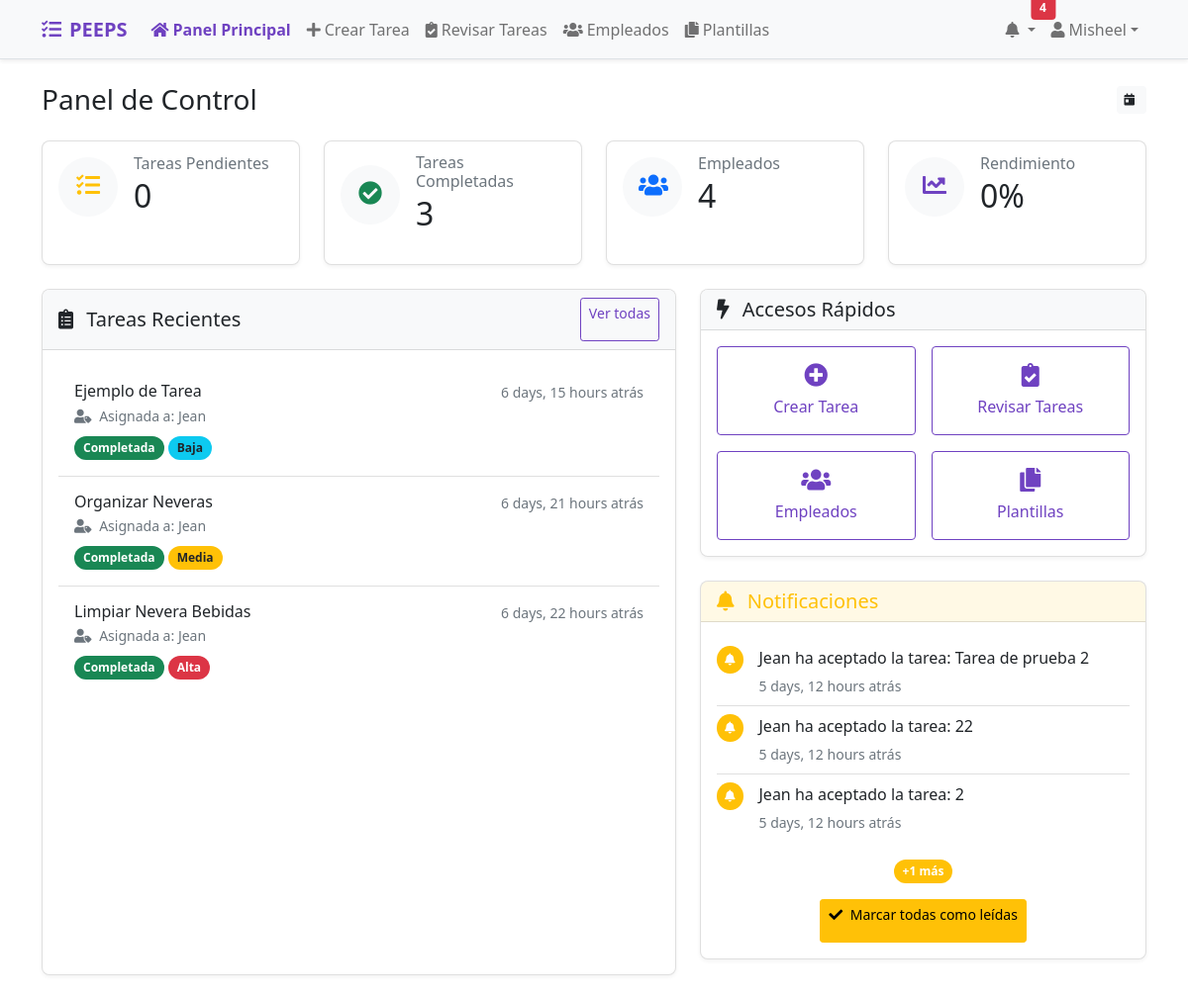
/jefe/ (signed in), run on an earlier commit of the app's database.
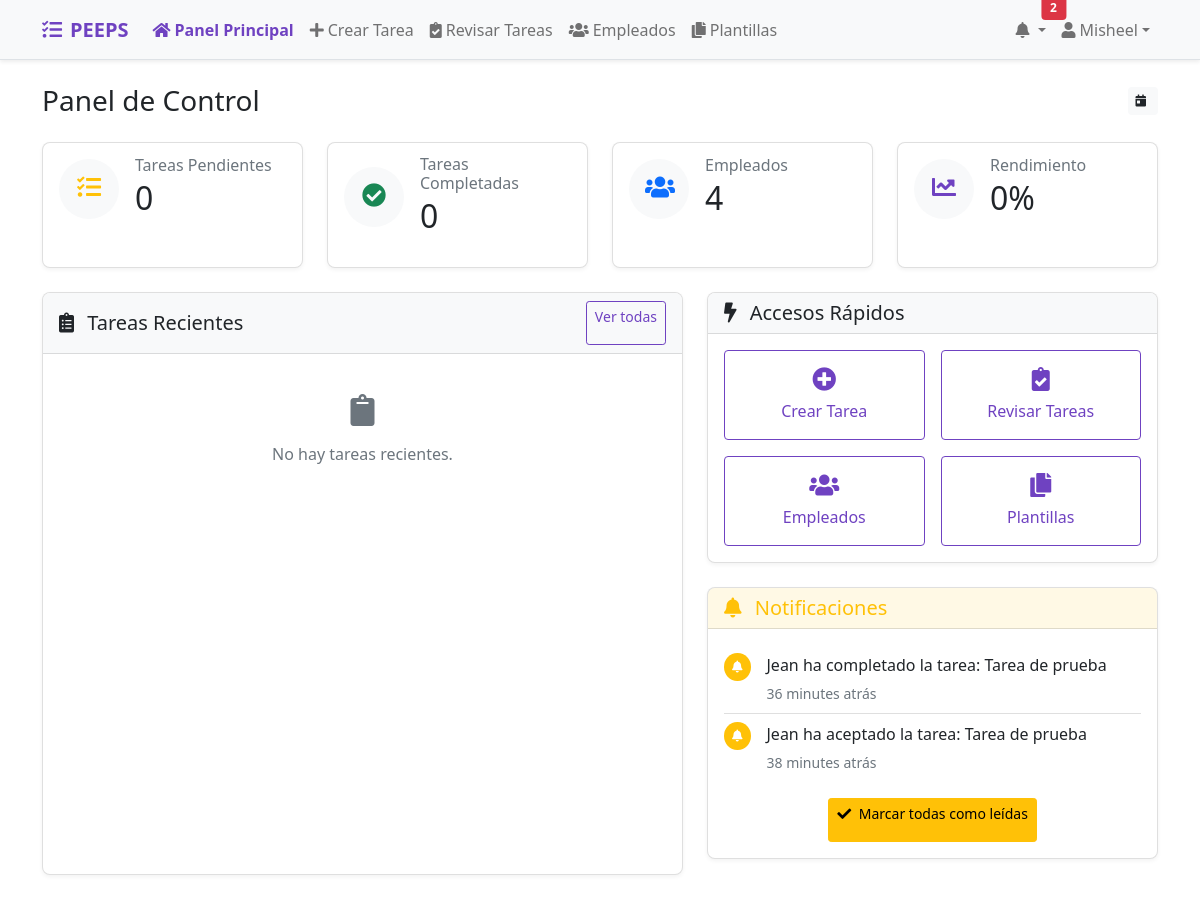
And on a later commit of the database.
### tasks/models.py (models this page shows, shortened)
class Tarea(models.Model):
    titulo = models.CharField(max_length=200)
    descripcion = models.TextField()
    jefe = models.ForeignKey(User, on_delete=models.CASCADE, related_name='tareas_creadas')
    empleados = models.ManyToManyField(EmpleadoPerfil, related_name='tareas_asignadas')
    tiempo_estimado = models.DurationField(help_text="Formato: HH:MM")
    fecha_asignacion = models.DateTimeField(auto_now_add=True)
    completada = models.BooleanField(default=False)
    fecha_completada = models.DateTimeField(null=True, blank=True)
    aceptada_por = models.ManyToManyField(EmpleadoPerfil, blank=True, related_name="tareas_aceptadas")
    PRIORIDADES = [
        ('Baja', 'Baja'),
        ('Media', 'Media'),
        ('Alta', 'Alta'),
    ]
    prioridad = models.CharField(max_length=10, choices=PRIORIDADES, default='Media')

class EmpleadoPerfil(models.Model):
    user = models.OneToOneField(User, on_delete=models.CASCADE)
    tienda = models.ForeignKey(Tienda, on_delete=models.CASCADE)
    es_jefe = models.BooleanField(default=False)

class Notificacion(models.Model):
    usuario = models.ForeignKey(User, on_delete=models.CASCADE)
    mensaje = models.TextField()
    leida = models.BooleanField(default=False)
    fecha = models.DateTimeField(auto_now_add=True)

### tasks/views.py (the view)
# urls.py: path('jefe/', views.dashboard_jefe, name='dashboard_jefe'),  # Dashboard del jefe
@login_required
def dashboard_jefe(request):
    notificaciones = Notificacion.objects.filter(usuario=request.user, leida=False).order_by('-fecha')
    jefe = EmpleadoPerfil.objects.get(user=request.user)
    tareas_qs = Tarea.objects.filter(jefe=request.user)
    tareas_recientes = tareas_qs.order_by('-fecha_asignacion')[:5]
    return render(request, 'dashboard_jefe.html', {
        'tareas_recientes': tareas_recientes,
        'tareas_pendientes': tareas_qs.filter(completada=False).count(),
        'tareas_completadas': tareas_qs.filter(completada=True).count(),
        'empleado_count': EmpleadoPerfil.objects.filter(tienda=jefe.tienda, es_jefe=False).count(),
        'notificaciones': notificaciones
    })

### tasks/templates/dashboard_jefe.html (shortened to what the changed rows need)
{% extends 'base.html' %}
{% load widget_tweaks %}
{% block content %}
<div class="container py-4">
    <div class="d-flex justify-content-between align-items-center mb-4">
        <h1 class="h3 mb-0">Panel de Control</h1>
    </div>
    <div class="row g-4 mb-4">
        <div class="col-md-6 col-lg-3">
            <div class="card h-100">
                <div class="card-body">
                    <div class="d-flex align-items-center">
                        <div>
                            <h2 class="card-title mb-0">{{ tareas_pendientes }}</h2>
                        </div>
                    </div>
                </div>
            </div>
        </div>
        <div class="col-md-6 col-lg-3">
            <div class="card h-100">
                <div class="card-body">
                    <div class="d-flex align-items-center">
                        <div>
                            <h6 class="card-subtitle mb-1 text-muted">Tareas Completadas</h6>
                            <h2 class="card-title mb-0">{{ tareas_completadas }}</h2>
                        </div>
                    </div>
                </div>
            </div>
        </div>
        <div class="col-md-6 col-lg-3">
            <div class="card h-100">
                <div class="card-body">
                    <div class="d-flex align-items-center">
                        <div>
                            <h2 class="card-title mb-0">{{ empleado_count }}</h2>
                        </div>
                    </div>
                </div>
            </div>
        </div>
        <div class="col-md-6 col-lg-3">
            <div class="card h-100">
                <div class="card-body">
                    <div class="d-flex align-items-center">
                        <div>
                            <h2 class="card-title mb-0">
                                {% if tareas_completadas > 0 and tareas_pendientes > 0 %}
                                    {{ tareas_completadas|floatformat:0 }}%
                                {% else %}
                                    0%
                                {% endif %}
                            </h2>
                        </div>
                    </div>
                </div>
            </div>
        </div>
    </div>
    <div class="row g-4">
        <div class="col-lg-7">
            <div class="card h-100">
                <div class="card-body">
                    <div class="list-group list-group-flush">
                        {% for tarea in tareas_recientes %}
                        <div class="list-group-item list-group-item-action p-3">
                            <div class="d-flex w-100 justify-content-between">
                                <h6 class="mb-1">{{ tarea.titulo }}</h6>
                                <small class="text-muted">{{ tarea.fecha_asignacion|timesince }} atrás</small>
                            </div>
                            <p class="mb-1 text-muted small">
                                <i class="fas fa-user-tag me-1"></i>
                                Asignada a:
                                {% for emp in tarea.empleados.all %}
                                    {{ emp.user.get_full_name|default:emp.user.username }}{% if not forloop.last %}, {% endif %}
                                {% endfor %}
                            </p>
                            <div class="mt-2">
                                <span class="badge {% if tarea.completada %}bg-success{% else %}bg-warning{% endif %} rounded-pill">
                                    {% if tarea.completada %}Completada{% else %}Pendiente{% endif %}
                                </span>
                                {% if tarea.prioridad %}
                                <span class="badge
                                    {% if tarea.prioridad == 'Alta' %}bg-danger
                                    {% elif tarea.prioridad == 'Media' %}bg-warning text-dark
                                    {% else %}bg-info text-dark{% endif %} rounded-pill">
                                    {{ tarea.prioridad }}
                                </span>
                                {% endif %}
                            </div>
                        </div>
                        {% empty %}
                        <div class="text-center py-4">
                            <i class="fas fa-clipboard text-muted mb-3" style="font-size: 2rem;"></i>
                            <p class="text-muted">No hay tareas recientes.</p>
                        </div>
                        {% endfor %}
                    </div>
                </div>
            </div>
        </div>
        <div class="col-lg-5">
            {% if notificaciones %}
            <div class="card">
                <div class="card-body">
                    <ul class="list-group list-group-flush">
                        {% for notif in notificaciones|slice:":3" %}
                        <li class="list-group-item px-0">
                            <div class="d-flex">
                                <div class="flex-shrink-0 me-3">
                                    <span class="badge rounded-circle bg-warning p-2">
                                        <i class="fas fa-bell text-white"></i>
                                    </span>
                                </div>
                                <div>
                                    <p class="mb-1">{{ notif.mensaje }}</p>
                                    <small class="text-muted">{{ notif.fecha|timesince }} atrás</small>
                                </div>
                            </div>
                        </li>
                        {% endfor %}
                    </ul>
                    {% if notificaciones|length > 3 %}
                    <div class="text-center mt-3">
                        <span class="badge bg-warning rounded-pill">+{{ notificaciones|length|add:"-3" }} más</span>
                    </div>
                    {% endif %}
                </div>
            </div>
            {% endif %}
        </div>
    </div>
</div>
{% endblock %}

### tasks/templates/base.html (shortened to what the changed rows need)
<!DOCTYPE html>
<html lang="es" class="h-full">
<head>
    <link href="https://cdn.jsdelivr.net/npm/bootstrap@5.1.3/dist/css/bootstrap.min.css" rel="stylesheet">
    <link href="https://cdnjs.cloudflare.com/ajax/libs/font-awesome/5.15.4/css/all.min.css" rel="stylesheet">
</head>
<body class="custom-scrollbar">
    <nav class="navbar navbar-expand-lg navbar-light bg-light border-bottom shadow-sm mobile-nav">
        <div class="container">
            <div class="collapse navbar-collapse" id="navbarNav">
                {% if user.is_authenticated %}
                    <ul class="navbar-nav">
                        <li class="nav-item dropdown">
                            <a class="nav-link dropdown-toggle mobile-touch-target" href="#" id="navbarDropdown" role="button"
                               data-bs-toggle="dropdown" aria-expanded="false">
                                <i class="fas fa-bell me-1"></i>
                                {% if notificaciones %}
                                    <span class="badge bg-danger notification-badge">{{ notificaciones|length }}</span>
                                {% endif %}
                            </a>
                        </li>
                    </ul>
                {% endif %}
            </div>
        </div>
    </nav>
    <div class="main-content">
        {% block content %}{% endblock %}
    </div>
</body>
</html>

What changed in the data, as far as the page shows it:
removed Tarea: titulo "Ejemplo de Tarea", fecha_asignacion "6 days, 15 hours", completada "Completada", prioridad "Baja"
no longer on this page (row unchanged): EmpleadoPerfil: user.get_full_name "Jean"
removed Tarea: titulo "Organizar Neveras", fecha_asignacion "6 days, 21 hours", completada "Completada", prioridad "Media"
removed Tarea: titulo "Limpiar Nevera Bebidas", fecha_asignacion "6 days, 22 hours", completada "Completada", prioridad "Alta"
no longer on this page (row edited): Notificacion: mensaje "Jean ha aceptado la tarea: Tarea de prueba 2", fecha "5 days, 12 hours"
no longer on this page (row edited): Notificacion: mensaje "Jean ha aceptado la tarea: 22", fecha "5 days, 12 hours"
no longer on this page (row edited): Notificacion: mensaje "Jean ha aceptado la tarea: 2", fecha "5 days, 12 hours"
added Notificacion: mensaje "Jean ha completado la tarea: Tarea de prueba", fecha "36 minutes"
added Notificacion: mensaje "Jean ha aceptado la tarea: Tarea de prueba", fecha "38 minutes"
Also different on the page:
{{ notificaciones|length }}: "4" → "2"
{{ tareas_completadas }}: "3" → "0"
{{ notificaciones|length|add:"-3" }}: "1" → (not shown)
text no longer shown: "+ más"
text now shown: "No hay tareas recientes."
